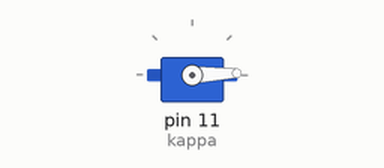
Simulated run of this sketch. Board: Arduino Uno, built with avr-gcc and run on an emulated ATmega328P. Parts: servo.

Above: at 0.05 s.
At 2.0 s:
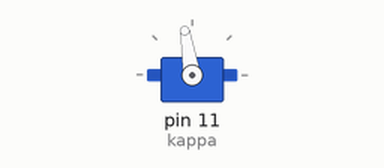
At 4.0 s:
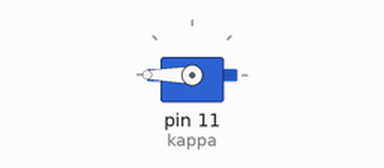
At 7.95 s:
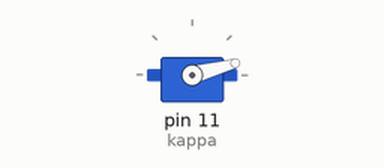
Timing chart, 0 to 12.0 s (numbered marks = the images above):
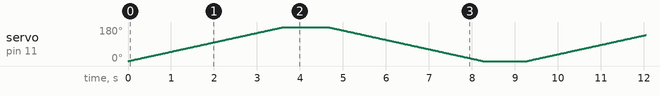

The sketch:

servoTest.ino
```cpp
#include <Servo.h>

Servo kappa; //pozdrawiam Welter

void setup() {
  kappa.attach(11);
}

void loop() {
  for (int i = 0; i <= 180; i++) {
    kappa.write(i);
    delay(20);
  }
  delay(1000);
  for (int i = 180; i >= 0; i--) {
    kappa.write(i);
    delay(20);
  }
  delay(1000);
}
```
